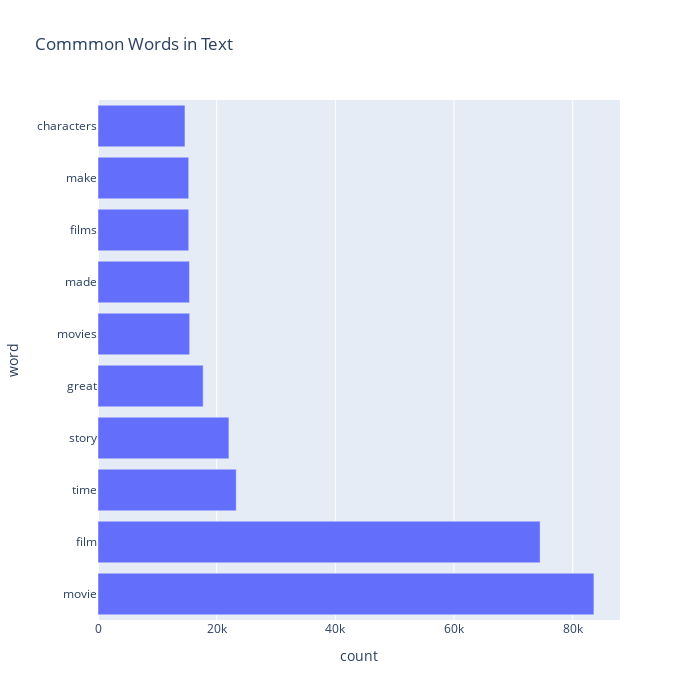

The code cell stored with this chart in its notebook:
### Code cell
px.bar( temp, x="count", y="word", title='Commmon Words in Text', orientation='h',width=700, height=700)

### Figure 1 — Plotly figure (JSON) as saved in the notebook; plotly's stock layout.template omitted (floating-point values rounded to 4 significant figures)
{"data": [{"alignmentgroup": "True", "hovertemplate": "count=%{x}<br>word=%{y}<extra></extra>", "legendgroup": "", "marker": {"color": "#636efa", "pattern": {"shape": ""}}, "name": "", "offsetgroup": "", "orientation": "h", "showlegend": false, "textposition": "auto", "type": "bar", "x": [83576, 74511, 23298, 22062, 17723, 15447, 15414, 15294, 15284, 14657], "xaxis": "x", "y": ["movie", "film", "time", "story", "great", "movies", "made", "films", "make", "characters"], "yaxis": "y"}], "layout": {"barmode": "relative", "height": 700, "legend": {"tracegroupgap": 0}, "title": {"text": "Commmon Words in Text"}, "width": 700, "xaxis": {"anchor": "y", "domain": [0, 1], "title": {"text": "count"}}, "yaxis": {"anchor": "x", "domain": [0, 1], "title": {"text": "word"}}}}
